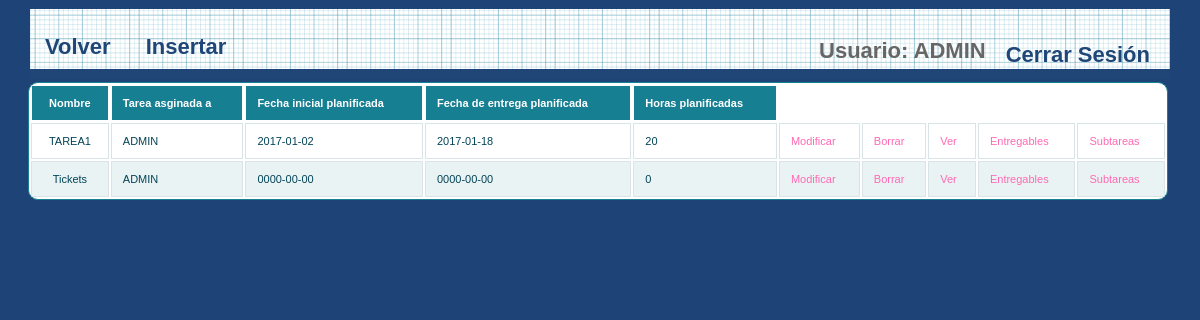
The app's page /et3_iu/Controllers/TAREA_Controller.php?proyecto_id=1&accion=showall_tarea (signed in) with its own data.
### tables this page shows
CREATE TABLE IF NOT EXISTS `TAREA` (
  `PADRE` int(11) DEFAULT NULL,
  `ID_TAREA` int(11) NOT NULL,
  `NOMBRE` varchar(15) NOT NULL,
  `FECHAIP` date NOT NULL,
  `FECHAIR` date NOT NULL,
  `FECHAEP` date NOT NULL,
  `FECHAER` date NOT NULL,
  `HORASP` int(11) NOT NULL,
  `HORASR` int(11) NOT NULL,
  `ID_MIEMBRO` varchar(25) NOT NULL,
  `ID_PROYECTO` int(11) NOT NULL,
  `DESCRIPCION` varchar(200) NOT NULL,
  `ESTADO` VARCHAR(25) NOT NULL,
  `COMENTARIO` varchar(100) NOT NULL
);

CREATE TABLE IF NOT EXISTS `EMPLEADOS` (
  `EMP_USER` varchar(25) NOT NULL,
  `EMP_PASSWORD` varchar(128) NOT NULL,
  `EMP_NOMBRE` varchar(25) DEFAULT NULL,
  `EMP_APELLIDO` varchar(50) DEFAULT NULL,
  `EMP_EMAIL` varchar(50) DEFAULT NULL,
  `EMP_TIPO` int(10) DEFAULT NULL,
  `EMP_ESTADO` varchar(25) DEFAULT NULL
);

CREATE TABLE IF NOT EXISTS `PROYECTO` (
`ID_PROYECTO` int(3) NOT NULL,
  `NOMBRE` varchar(20) NOT NULL,
  `DESCRIPCION` varchar(200) NOT NULL,
  `FECHAI` date NOT NULL,
  `FECHAIP` date NOT NULL,
  `FECHAE` date NOT NULL,
  `FECHAFP` date NOT NULL,
  `NUMEROMIEMBROS` int(3) NOT NULL,
  `NUMEROHORAS` int(5) NOT NULL,
   `DIRECTOR` varchar(25) NOT NULL,
  `BORRADO` tinyint(1) NOT NULL DEFAULT '0'
);

### et3_iu/Models/TAREA_Model.php (called while the page is built, shortened)
<?php
class Tarea{
    private $id_tarea;
    private $nombre;
    private $fecha_inicio_plan;
    private $fecha_entrega_plan;
    private $horas_plan;
    private $miembro;
    public function __construct($id_tarea = NULL, $nombre=NULL, $descripcion=NULL, Tarea $tarea_padre=NULL, $fecha_inicio_plan=NULL, $fecha_entrega_plan=NULL, $fecha_inicio_real=NULL,
                                $fecha_entrega_real=NULL, $horas_plan=NULL, $horas_real=NULL, Miembro $miembro=NULL, $estado_tarea=NULL, $comentario=NULL, Proyecto $proyecto=NULL){
        $this->id_tarea = $id_tarea;
        $this->nombre = $nombre;
        $this->fecha_inicio_plan = $fecha_inicio_plan;
        $this->fecha_entrega_plan = $fecha_entrega_plan;
        $this->horas_plan = $horas_plan;
        $this->miembro = $miembro;
    }
    public function getIdTarea(){
        return $this->id_tarea;
    }
    public function getNombre()
    {
        return $this->nombre;
    }
    public function getFechaInicioPlan()
    {
        return $this->fecha_inicio_plan;
    }
    public function getFechaEntregaPlan()
    {
        return $this->fecha_entrega_plan;
    }
    public function getHorasPlan()
    {
        return $this->horas_plan;
    }
    public function getMiembro()
    {
        return $this->miembro;
    }
}
?>

### et3_iu/Mappers/TAREA_Mapper.php (called while the page is built, shortened)
<?php
require_once (__DIR__ . "/../Models/MIEMBRO_Model.php");
require_once(__DIR__ . "/../Models/TAREA_Model.php");
require_once(__DIR__ . "/../Mappers/PROYECTO_Mapper.php");
class TAREA_Mapper{
    private $mysqli;
    public function conectarBD(){
        $this->mysqli = new mysqli("localhost","iu2016","iu2016","IU2016");
    }
    function listarTareasPadreProyecto($idProyecto){
        $sql = "SELECT * FROM TAREA WHERE PADRE IS NULL AND ID_PROYECTO = '{$idProyecto}' ";
        if (!($resultado = $this->mysqli->query($sql))) {
            return 'Error en la consulta sobre la base de datos';
        } else {
            $tareas_model = array();
            $miembro_mapper = new MiembroMapper();
            $proyecto_mapper = new ProyectoMapper();
            while($row = $resultado->fetch_array(MYSQLI_ASSOC) ) {
                $miembro = $miembro_mapper->buscarMiembroPorUsuario($row["ID_MIEMBRO"]);
                $proy = $proyecto_mapper->RellenaDatos($row['ID_PROYECTO']);
                $director = $miembro_mapper->buscarMiembroPorUsuario($proy['DIRECTOR']);
                $proyecto = new Proyecto($proy['ID_PROYECTO'], $proy['NOMBRE'], $proy['DESCRIPCION'], $proy['FECHAI'], $proy['FECHAIP'],
                    $proy['FECHAE'], $proy['FECHAFP'], $proy['NUMEROMIEMBROS'], $proy['NUMEROHORAS'], $director, $proy['BORRADO']);
                array_push($tareas_model, new Tarea($row["ID_TAREA"], $row["NOMBRE"], $row["DESCRIPCION"],
                    null, $row["FECHAIP"], $row["FECHAEP"], $row["FECHAIR"],
                    $row["FECHAER"], $row["HORASP"], $row["HORASR"], $miembro, $row["ESTADO"],
                    $row["COMENTARIO"], $proyecto));
            }
            return $tareas_model;
        }
    }
}

### et3_iu/Models/MIEMBRO_Model.php (called while the page is built, shortened)
<?php
class Miembro{
    private $USUARIO;
    public function __construct( $NOMBRE=NULL, $APELLIDOS=NULL, $USUARIO=NULL, $CONTRASEÑA=NULL, $CORREO=NULL){
        $this->USUARIO = $USUARIO;
    }
    public function getUsuario(){
        return $this->USUARIO;
    }
}
?>

### et3_iu/Mappers/MIEMBRO_Mapper.php (called while the page is built, shortened)
<?php
    require_once("../Models/MIEMBRO_Model.php");
    class MiembroMapper {
        private $mysqli;
        public function ConectarBD()
        {
            $this->mysqli = new mysqli("localhost", "iu2016", "iu2016", "IU2016");
        }
        public function buscarMiembroPorUsuario($user) {
            $sql = "SELECT * FROM EMPLEADOS where EMP_USER = '{$user}' ";
            $resultado = $this -> mysqli -> query($sql);
            $miembro = $resultado->fetch_array(MYSQLI_ASSOC);
            $miembro = new Miembro($miembro["EMP_NOMBRE"], $miembro["EMP_APELLIDO"], $miembro["EMP_USER"], $miembro["EMP_PASSWORD"], $miembro["EMP_EMAIL"]);
            return $miembro;
        }
    }
?>

### et3_iu/Mappers/PROYECTO_Mapper.php (called while the page is built, shortened)
<?php
require_once(__DIR__ . "/../Models/MIEMBRO_Model.php");
class ProyectoMapper {
  private $mysqli;
  public function conectarBD(){
      $this->mysqli = new mysqli("localhost","iu2016","iu2016","IU2016");
  }
    function RellenaDatos($idProyecto)
    {
        $sql = "select * from PROYECTO where ID_PROYECTO = '". $idProyecto ."'";
        if (!($resultado = $this->mysqli->query($sql))){
            return 'Error en la consulta sobre la base de datos';
        }
        else{
            $result = $resultado->fetch_array();
            return $result;
        }
    }
}

### et3_iu/Views/TAREA_SHOW_ALL_Vista.php (the view, shortened to what this page needs)
<?php
class TareaShowAllVista{
    private $array;
    public function __construct($array){
        $this->array = $array;
    }
    public function getArray()
    {
        return $this->array;
    }
    public function showAll(){
        $arrayTareas = $this->getArray();
        ?>
        <head>
            <link rel="stylesheet" href="../Styles/styles.css" type="text/css" media="screen" />
        </head>
            <div id="wrapper">
                <nav>
                    <div class="menu">
                        <ul>
                            <li><a href="../Functions/Desconectar.php"><?php echo  $strings['Cerrar Sesión']; ?></a></li>
                            <li><?php echo $strings['Usuario'].": ". $_SESSION['login']; ?></li>
                        </ul>
                        <a href="../Controllers/PROYECTO_Controller.php?"><?=$strings['Volver']?> </a>
                        <a href='./TAREA_Controller.php?accion=add_tarea&amp;proyecto_id=<?=$_REQUEST['proyecto_id']?>'><?php echo $strings['Insertar']?></a>
                    </div>
                </nav>
                <table id="btable" border = 1>
                    <tr>
                        <th>  <?=$strings['NOMBRE'] ?> </th>
                        <th>  <?=$strings['asignado'] ?> </th>
                        <th>  <?=$strings['fecha_I_P'] ?> </th>
                        <th>  <?=$strings['fecha_E_P'] ?> </th>
                        <th>  <?=$strings['horas_P'] ?> </th>
                    </tr>
                    <?php
                    foreach($arrayTareas as $tarea){?>
                        <tr>
                            <td> <?=$tarea->getNombre()?> </td>
                            <td> <?=$tarea->getMiembro()->getUsuario() ?> </td>
                            <td> <?=$tarea->getFechaInicioPlan()?> </td>
                            <td> <?=$tarea->getFechaEntregaPlan()?> </td>
                            <td> <?=$tarea->getHorasPlan()?> </td>
                            <td>
                                <a href='TAREA_Controller.php?accion=edit_tarea&amp;tarea_id=<?php echo $tarea->getIdTarea()?>&amp;proyecto_id=<?=$_REQUEST['proyecto_id']?>'><?php echo $strings['Modificar'] ?></a>
                            </td>
                            <td>
                                <a href='TAREA_Controller.php?accion=delete_tarea&amp;ID_TAREA=<?php echo $tarea->getIdTarea()?>'><?php echo $strings['Borrar'] ?></a>
                            </td>
                            <td>
                                <a href='TAREA_Controller.php?accion=show_tarea&amp;ID_TAREA=<?php echo $tarea->getIdTarea()?>&amp;proyecto_id=<?=$_REQUEST['proyecto_id']?>'><?php echo $strings['Ver'] ?></a>
                            </td>
                            <td>
                                <a href='ENTREGABLE_Controller.php?accion=showall&amp;ID_TAREA=<?php echo $tarea->getIdTarea()?>'><?php echo $strings['Entregables'] ?></a>
                            </td>
                            <td>
                                <a href='TAREA_Controller.php?accion=showall_subtarea&amp;ID_TAREA=<?php echo $tarea->getIdTarea()?>&amp;proyecto_id=<?=$_REQUEST['proyecto_id']?>'><?php echo $strings['Subtareas'] ?></a>
                            </td>
                        </tr>
                    <?php                        }
                    ?>
                </table>
            </div>
        <?php
    }
}
?>

### et3_iu/Styles/styles.css (style rules this page uses)
* { margin: 0; padding: 0; }
ul li { list-style-type:none; }
header, footer, section, aside, nav, article { display: block; }
#wrapper { width: 1140px; margin: 0 auto; margin-top: 5px; margin-bottom: 5px; }
nav { width: 1140px; height: 69px; margin: 0 auto; background: #1F4677 url(../images/blueprintpaper.png) repeat-x; }
a:link, a:visited { color:hotpink; text-decoration: none; }
li { padding-left: 5px; }
nav .menu { font-size: 22px; font-weight: bold; }
nav .menu ul { margin: 0; padding: 25px 0 0 20px; list-style: none; line-height: normal; }
nav .menu li { display: block; float: right; }
nav .menu a { display: block; margin-right: 5px; padding: 0px 15px; text-decoration: none; color: #1F4677; float:left; }
table { white-space: normal; line-height: normal; font-weight: normal; font-size: small; font-style: normal; color: black; text-align: center; font-variant: normal; border-color: gray; background-color: white; }
#btable { white-space: normal; line-height: normal; font-weight: normal; font-size: 11px; font-style: normal; color: black; text-align: center; font-variant: normal; border-color: gray; background-color: white; margin-left: -2px; }
#btable { width: 100%; overflow: hidden; background: #FFF; color: #024457; border-radius: 10px; border: 1px solid #167F92; }
#btable tr { border: 1px solid #D9E4E6; }
#btable tr:nth-child(odd) { background-color: #EAF3F3; }
#btable th { display: none; border: 1px solid #FFF; background-color: #167F92; color: #FFF; padding: 1em; }
#btable th:first-child { display: table-cell; text-align: center; }
#btable th:nth-child(2) { display: table-cell; }
#btable th:nth-child(2):after { content: attr(data-th); }
@media (min-width: 480px) { #btable th:nth-child(2):after { display: none; } }
#btable td { display: block; word-wrap: break-word; max-width: 7em; }
#btable td:first-child { display: table-cell; text-align: center; border-right: 1px solid #D9E4E6; }
@media (min-width: 480px) { #btable td { border: 1px solid #D9E4E6; } }
#btable th, #btable td { text-align: left; margin: .5em 1em; }
@media (min-width: 480px) { #btable th, #btable td { display: table-cell; padding: 1em; } }
#content p, ul, ol, hr { margin-bottom: 24px; }
* { margin-top: 4px; }

### records on screen
tarea: NOMBRE "TAREA1", ID_MIEMBRO.EMP_USER "ADMIN", FECHAIP "2017-01-02", FECHAEP "2017-01-18", HORASP "20"
tarea: NOMBRE "Tickets", ID_MIEMBRO.EMP_USER "ADMIN", FECHAIP "0000-00-00", FECHAEP "0000-00-00", ID_PROYECTO.BORRADO "0"

### other values on screen
$strings['Cerrar Sesión'] "Cerrar Sesión"
$strings['Usuario'] "Usuario"
$_SESSION['login'] "ADMIN"
$strings['Volver'] "Volver"
$strings['Insertar'] "Insertar"
$strings['NOMBRE'] "Nombre"
$strings['asignado'] "Tarea asginada a"
$strings['fecha_I_P'] "Fecha inicial planificada"
$strings['fecha_E_P'] "Fecha de entrega planificada"
$strings['horas_P'] "Horas planificadas"
